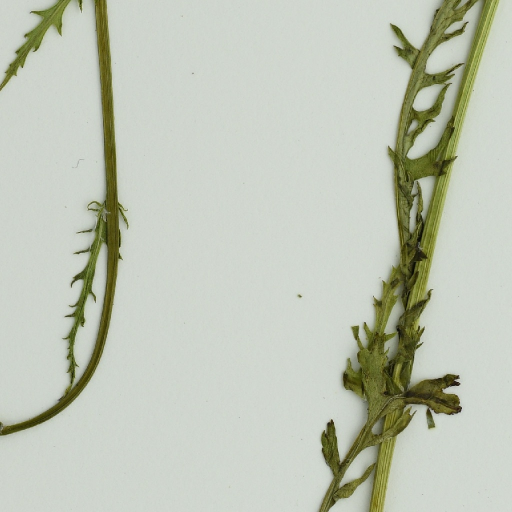
#> input picture scratch/tile_center.jpg, 1024 x 1024 px, given in place of tile_center.jpg.jpg, which was not available (shown at 1/2 size)
$ python -i scratch_analyze_thin.py   (imports and definitions only)
#> lines starting #> are read from the running program, lines starting #| are printed output that depends on the picture; after the words box and inside, x2 and y2 are one past the last pixel; in counts of white or black regions, pixels touching at a corner belong together; pictures that were not available may be replaced by others from this repository, and a replacement may not be noted
import cv2
import numpy as np

def analyze_thin(img_name):
#> called with img_name = 'scratch/tile_center.jpg'
    print(f"\n--- Analyzing {img_name} ---")
    img_path = f"/home/brandon/Packera_dubia_morphometrics/data/raw_vouchers/{img_name}.jpg"
    image_bgr = cv2.imread(img_path)
#> image_bgr is the input picture: shape (1024, 1024, 3); mean B, G, R 182.5, 197, 191.4
    h, w = image_bgr.shape[:2]
#> h = 1024; w = 1024

    lab = cv2.cvtColor(image_bgr, cv2.COLOR_BGR2LAB)
#> lab: shape (1024, 1024, 3); mean of channels 0, 1, 2 200.2, 123.6, 134.9
    l_chan = lab[:, :, 0]
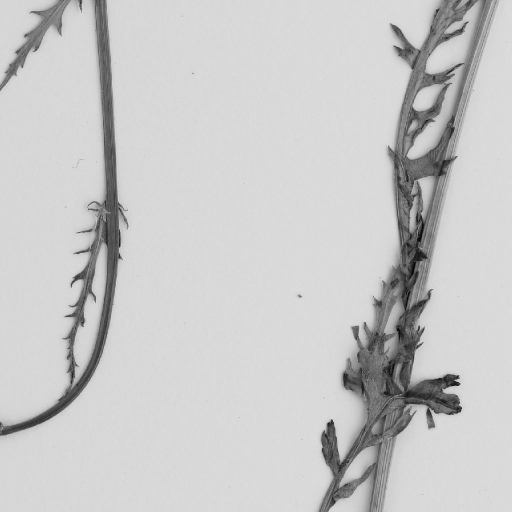
#> l_chan: shape (1024, 1024) (shown at 1/2 size); min 0, max 230, mean 200.2
    _, plant_thresh = cv2.threshold(l_chan, 0, 255, cv2.THRESH_BINARY_INV + cv2.THRESH_OTSU)
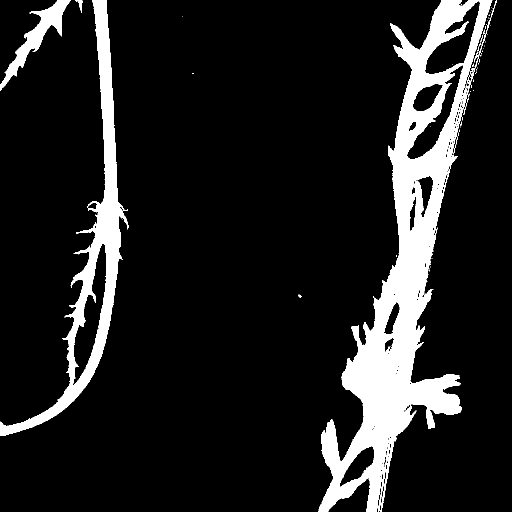
#> plant_thresh: shape (1024, 1024) (shown at 1/2 size); 12.5% white; 80 white regions (70 under 20 px), largest, box (x1, y1, x2, y2) and area: (636, 0, 994, 1024) 95066, (0, 0, 257, 871) 29762, (0, 0, 142, 182) 5286

    kernel_small = cv2.getStructuringElement(cv2.MORPH_ELLIPSE, (5, 5))
    clean_plant = cv2.morphologyEx(plant_thresh, cv2.MORPH_OPEN, kernel_small)
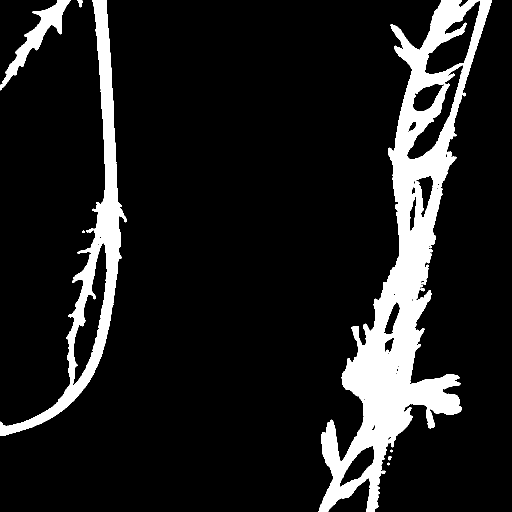
#> clean_plant: shape (1024, 1024) (shown at 1/2 size); 12% white; 12 white regions (1 under 20 px), largest, box (x1, y1, x2, y2) and area: (636, 0, 984, 1024) 91243, (0, 0, 254, 871) 29009, (0, 0, 141, 181) 5164

    kernel_large = cv2.getStructuringElement(cv2.MORPH_ELLIPSE, (25, 25))
    thick_plant = cv2.morphologyEx(clean_plant, cv2.MORPH_OPEN, kernel_large)
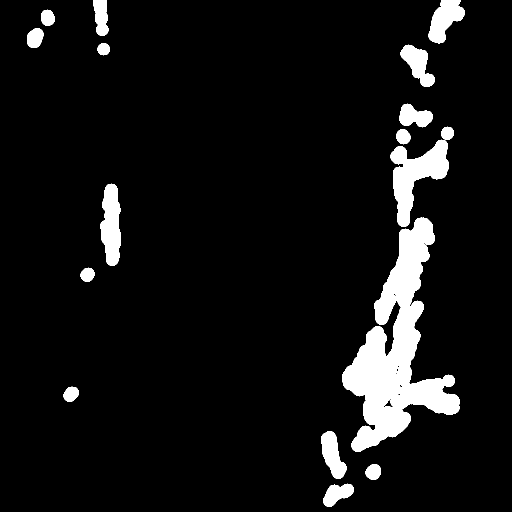
#> thick_plant: shape (1024, 1024) (shown at 1/2 size); 7.3% white; 17 white regions, largest, box (x1, y1, x2, y2) and area: (684, 435, 919, 904) 42426, (781, 279, 898, 454) 9093, (200, 367, 242, 532) 4956
    thin_plant = cv2.subtract(clean_plant, thick_plant)
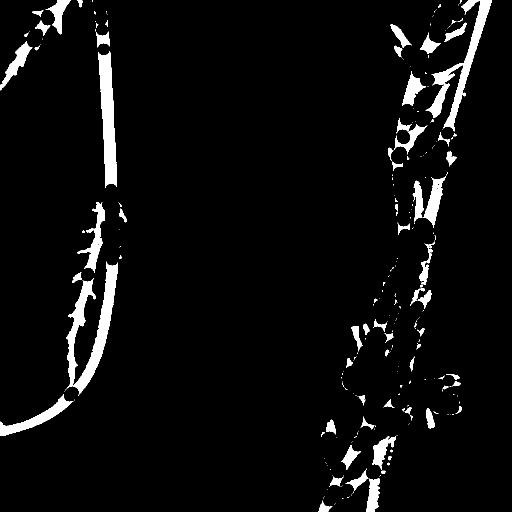
#> thin_plant: shape (1024, 1024) (shown at 1/2 size); 4.7% white; 263 white regions (181 under 20 px), largest, box (x1, y1, x2, y2) and area: (131, 523, 236, 792) 8699, (851, 0, 984, 263) 6253, (196, 102, 234, 376) 6098
    thin_plant = cv2.morphologyEx(thin_plant, cv2.MORPH_OPEN, kernel_small)
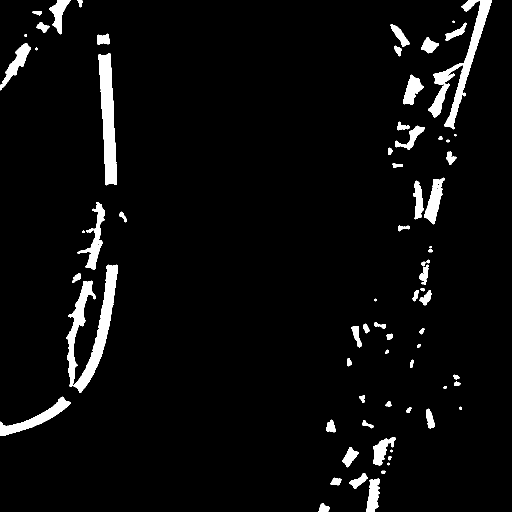
#> thin_plant: shape (1024, 1024) (shown at 1/2 size); 4.4% white; 74 white regions (3 under 20 px)

    contours, _ = cv2.findContours(thin_plant, cv2.RETR_EXTERNAL, cv2.CHAIN_APPROX_SIMPLE)
#> contours = 74 contours, 11 with area under 20; largest, box (x1, y1, x2, y2) and area: (197, 106, 234, 371) 5772, (856, 0, 984, 259) 5742, (147, 529, 235, 786) 5031, (132, 561, 192, 774) 3050, (0, 793, 142, 871) 2532

    for cnt in contours:
        area = cv2.contourArea(cnt)
        if area > (w * h * 0.0001):
            hull = cv2.convexHull(cnt)
            solidity = area / max(1.0, cv2.contourArea(hull))
            bx, by, bw, bh = cv2.boundingRect(cnt)
            aspect = bw / max(1.0, bh)
            perimeter = cv2.arcLength(cnt, True)
            compactness = (perimeter ** 2) / area if area > 0 else 0

            print(f"[{by}:{by+bh}, {bx}:{bx+bw}] Area={area:.0f} | Aspect={aspect:.2f} | Solidity={solidity:.2f} | Compactness={compactness:.0f}")
#> this loop made 74 passes
#> (area, solidity, bx, by, bw, bh, aspect, perimeter) on passes 1, 2, 3, 4, 9, 10, 11, 12, 13, 17, 26, 28: (239, 0.874, 636, 1006, 24, 18, 1.33, 70.63), (1167, 0.829, 732, 957, 28, 67, 0.418, 205.5), (205.5, 0.869, 661, 955, 22, 16, 1.38, 64.87), (453, 0.801, 698, 946, 37, 32, 1.16, 108.2), (597.5, 0.849, 684, 894, 34, 41, 0.829, 118.5), (1102, 0.713, 746, 874, 45, 57, 0.789, 235.8), (128.5, 0.689, 724, 840, 23, 17, 1.35, 64.53), (295, 0.882, 652, 839, 19, 26, 0.731, 77.46), (390, 0.904, 852, 817, 18, 40, 0.45, 101.6), (2532.5, 0.567, 0, 793, 142, 78, 1.82, 380.1), (106, 0.918, 773, 667, 13, 13, 1, 42.14), (386.5, 0.759, 703, 652, 21, 43, 0.488, 110.2)
#> area on passes 5, 7, 14, 16, 18, 19: 31.5, 29.5, 63, 70.5, 90.5, 21
#| [1006:1024, 636:660] Area=239 | Aspect=1.33 | Solidity=0.87 | Compactness=21
#| [957:1024, 732:760] Area=1167 | Aspect=0.42 | Solidity=0.83 | Compactness=36
#| [955:971, 661:683] Area=206 | Aspect=1.38 | Solidity=0.87 | Compactness=20
#| [946:978, 698:735] Area=453 | Aspect=1.16 | Solidity=0.80 | Compactness=26
#| [894:935, 684:718] Area=598 | Aspect=0.83 | Solidity=0.85 | Compactness=23
#| [874:931, 746:791] Area=1102 | Aspect=0.79 | Solidity=0.71 | Compactness=50
#| [840:857, 724:747] Area=128 | Aspect=1.35 | Solidity=0.69 | Compactness=32
#| [839:865, 652:671] Area=295 | Aspect=0.73 | Solidity=0.88 | Compactness=20
#> (further printed lines are left out)

# [2 lines not run here, left out]

>>> result = analyze_thin('scratch/tile_center.jpg')

$ run again, on scratch/tile_mid_left.jpg
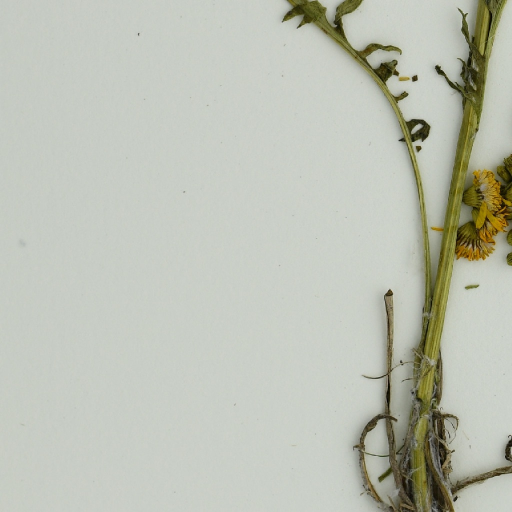
#> input picture scratch/tile_mid_left.jpg, 1024 x 1024 px, given in place of tile_mid_left.jpg.jpg, which was not available (shown at 1/2 size)
#> in analyze_thin, image_bgr is the input picture: shape (1024, 1024, 3); mean B, G, R 179.6, 191.7, 188
#> lab: shape (1024, 1024, 3); mean of channels 0, 1, 2 195.9, 124.7, 133.8
#> in analyze_thin, `_, plant_thresh = cv2.threshold(l_chan, 0, 255, cv2.THRESH_BINARY_INV ..`:
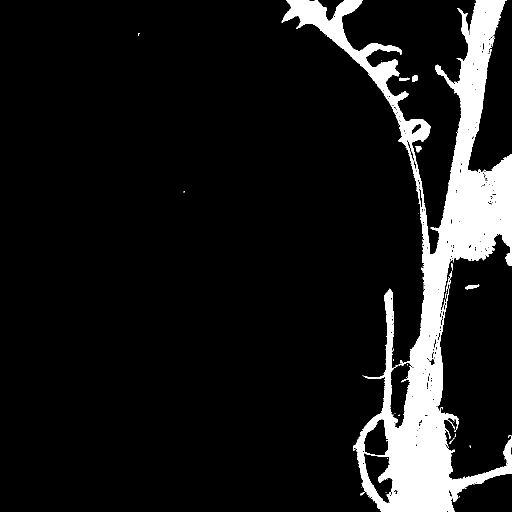
#> plant_thresh: shape (1024, 1024) (shown at 1/2 size); 10.2% white; 76 white regions (68 under 20 px), largest, box (x1, y1, x2, y2) and area: (563, 0, 1024, 1024) 105957, (930, 569, 959, 579) 150, (824, 150, 835, 164) 120
#> clean_plant: shape (1024, 1024); 9.6% white; 15 white regions (3 under 20 px), largest, box (x1, y1, x2, y2) and area: (706, 0, 1024, 1024) 86789, (566, 0, 861, 293) 13435, (824, 329, 840, 362) 202
#> thick_plant: shape (1024, 1024); 5.6% white; 11 white regions, largest, box (x1, y1, x2, y2) and area: (764, 788, 904, 1024) 22003, (912, 0, 1010, 257) 8969, (908, 345, 994, 515) 8891
#> in analyze_thin, `thin_plant = cv2.morphologyEx(thin_plant, cv2.MORPH_OPEN, kernel_small)`:
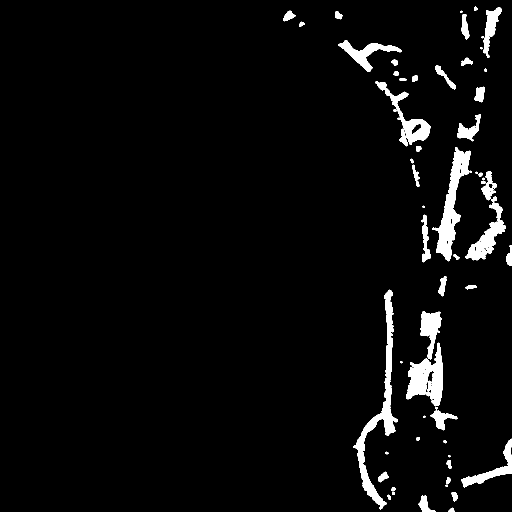
#> thin_plant: shape (1024, 1024) (shown at 1/2 size); 3.9% white; 64 white regions (10 under 20 px)
#> contours = 64 contours, 16 with area under 20; largest, box (x1, y1, x2, y2) and area: (706, 579, 795, 1019) 6135, (864, 294, 942, 523) 5358, (813, 685, 885, 813) 4420, (751, 162, 861, 293) 3136, (930, 405, 1011, 521) 2792
#> the loop in analyze_thin, `for cnt in contours:` made 64 passes
#> (area, solidity, bx, by, bw, bh, aspect, perimeter) on passes 3, 5, 10, 15, 18, 20, 22, 23: (439.5, 0.812, 837, 991, 24, 33, 0.727, 99.36), (139, 0.903, 903, 984, 12, 19, 0.632, 50.97), (219, 0.89, 756, 943, 21, 22, 0.955, 65.6), (1950, 0.437, 922, 877, 102, 98, 1.04, 389.9), (799, 0.626, 861, 821, 54, 40, 1.35, 175.2), (130, 0.701, 853, 761, 10, 32, 0.312, 79.46), (4419.5, 0.646, 813, 685, 72, 128, 0.562, 590.4), (1961.5, 0.683, 840, 622, 43, 97, 0.443, 318.2)
#> (printed output is left out)
